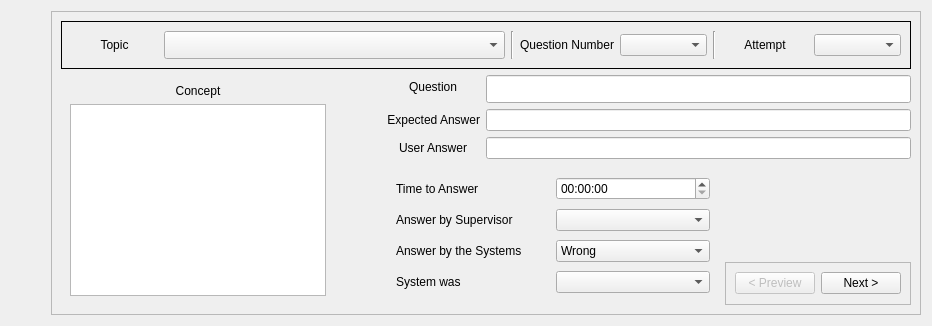
          <widget class="QWidget" name="tab_17">
           <attribute name="title">
            <string>Topics Validation</string>
           </attribute>
           <layout class="QGridLayout" name="gridLayout_60">
            <item row="1" column="0">
             <spacer name="horizontalSpacer_29">
              <property name="orientation">
               <enum>Qt::Horizontal</enum>
              </property>
              <property name="sizeHint" stdset="0">
               <size>
                <width>40</width>
                <height>20</height>
               </size>
              </property>
             </spacer>
            </item>
            <item row="0" column="1" rowspan="2" colspan="3">
             <widget class="QFrame" name="frame_75">
              <property name="frameShape">
               <enum>QFrame::StyledPanel</enum>
              </property>
              <property name="frameShadow">
               <enum>QFrame::Raised</enum>
              </property>
              <layout class="QGridLayout" name="gridLayout_61">
               <item row="1" column="2" colspan="3">
                <layout class="QFormLayout" name="formLayout_2">
                 <property name="fieldGrowthPolicy">
                  <enum>QFormLayout::AllNonFixedFieldsGrow</enum>
                 </property>
                 <property name="labelAlignment">
                  <set>Qt::AlignCenter</set>
                 </property>
                 <property name="formAlignment">
                  <set>Qt::AlignHCenter|Qt::AlignTop</set>
                 </property>
                 <item row="0" column="0">
                  <widget class="QLabel" name="label_185">
                   <property name="text">
                    <string>Question</string>
                   </property>
                   <property name="alignment">
                    <set>Qt::AlignRight|Qt::AlignTrailing|Qt::AlignVCenter</set>
                   </property>
                  </widget>
                 </item>
                 <item row="0" column="1">
                  <widget class="QLineEdit" name="eval_quest_lineEdit">
                   <property name="minimumSize">
                    <size>
                     <width>425</width>
                     <height>28</height>
                    </size>
                   </property>
                  </widget>
                 </item>
                 <item row="1" column="0">
                  <widget class="QLabel" name="label_186">
                   <property name="text">
                    <string>Expected Answer</string>
                   </property>
                   <property name="alignment">
                    <set>Qt::AlignRight|Qt::AlignTrailing|Qt::AlignVCenter</set>
                   </property>
                  </widget>
                 </item>
                 <item row="1" column="1">
                  <widget class="QLineEdit" name="eval_exp_lineEdit"/>
                 </item>
                 <item row="2" column="0">
                  <widget class="QLabel" name="label_187">
                   <property name="text">
                    <string>User Answer</string>
                   </property>
                   <property name="alignment">
                    <set>Qt::AlignCenter</set>
                   </property>
                  </widget>
                 </item>
                 <item row="2" column="1">
                  <widget class="QLineEdit" name="eval_gave_ans_lineEdit"/>
                 </item>
                </layout>
               </item>
               <item row="0" column="0" colspan="5">
                <widget class="QFrame" name="horizontalFrame">
                 <property name="frameShape">
                  <enum>QFrame::Panel</enum>
                 </property>
                 <layout class="QHBoxLayout" name="horizontalLayout_17">
                  <item>
                   <widget class="QLabel" name="label_165">
                    <property name="text">
                     <string>Topic</string>
                    </property>
                    <property name="alignment">
                     <set>Qt::AlignCenter</set>
                    </property>
                   </widget>
                  </item>
                  <item>
                   <widget class="QComboBox" name="eval_topic_comboBox">
                    <property name="minimumSize">
                     <size>
                      <width>341</width>
                      <height>28</height>
                     </size>
                    </property>
                    <property name="editable">
                     <bool>false</bool>
                    </property>
                   </widget>
                  </item>
                  <item>
                   <widget class="Line" name="line_16">
                    <property name="orientation">
                     <enum>Qt::Vertical</enum>
                    </property>
                   </widget>
                  </item>
                  <item>
                   <widget class="QLabel" name="label_182">
                    <property name="text">
                     <string>Question Number</string>
                    </property>
                    <property name="alignment">
                     <set>Qt::AlignCenter</set>
                    </property>
                   </widget>
                  </item>
                  <item>
                   <widget class="QComboBox" name="eval_questions_comboBox"/>
                  </item>
                  <item>
                   <widget class="Line" name="line_17">
                    <property name="orientation">
                     <enum>Qt::Vertical</enum>
                    </property>
                   </widget>
                  </item>
                  <item>
                   <widget class="QLabel" name="label_183">
                    <property name="text">
                     <string>Attempt</string>
                    </property>
                    <property name="alignment">
                     <set>Qt::AlignCenter</set>
                    </property>
                   </widget>
                  </item>
                  <item>
                   <widget class="QComboBox" name="eval_att_comboBox"/>
                  </item>
                 </layout>
                </widget>
               </item>
               <item row="1" column="0" rowspan="4">
                <widget class="QFrame" name="verticalFrame">
                 <property name="minimumSize">
                  <size>
                   <width>258</width>
                   <height>218</height>
                  </size>
                 </property>
                 <layout class="QVBoxLayout" name="verticalLayout_15">
                  <item>
                   <widget class="QLabel" name="label_184">
                    <property name="maximumSize">
                     <size>
                      <width>256</width>
                      <height>18</height>
                     </size>
                    </property>
                    <property name="text">
                     <string>Concept</string>
                    </property>
                    <property name="alignment">
                     <set>Qt::AlignCenter</set>
                    </property>
                   </widget>
                  </item>
                  <item>
                   <widget class="QTextEdit" name="eval_concept_textField">
                    <property name="maximumSize">
                     <size>
                      <width>11111</width>
                      <height>11111</height>
                     </size>
                    </property>
                   </widget>
                  </item>
                 </layout>
                </widget>
               </item>
               <item row="4" column="1">
                <spacer name="horizontalSpacer_30">
                 <property name="orientation">
                  <enum>Qt::Horizontal</enum>
                 </property>
                 <property name="sizeHint" stdset="0">
                  <size>
                   <width>40</width>
                   <height>20</height>
                  </size>
                 </property>
                </spacer>
               </item>
               <item row="2" column="2" rowspan="3" colspan="2">
                <widget class="QWidget" name="widget_4" native="true">
                 <layout class="QGridLayout" name="gridLayout_8">
                  <item row="1" column="1">
                   <widget class="QComboBox" name="eval_ans_sup_comboBox">
                    <item>
                     <property name="text">
                      <string/>
                     </property>
                    </item>
                    <item>
                     <property name="text">
                      <string>Wrong</string>
                     </property>
                     <property name="icon">
                      <iconset>
                       <selectedon>:/imgs/wrong.png</selectedon>
                      </iconset>
                     </property>
                    </item>
                    <item>
                     <property name="text">
                      <string>Correct</string>
                     </property>
                     <property name="icon">
                      <iconset>
                       <selectedon>:/imgs/correct.jpg</selectedon>
                      </iconset>
                     </property>
                    </item>
                   </widget>
                  </item>
                  <item row="2" column="0">
                   <widget class="QLabel" name="label_188">
                    <property name="text">
                     <string>Answer by the Systems</string>
                    </property>
                   </widget>
                  </item>
                  <item row="2" column="1">
                   <widget class="QComboBox" name="eval_ans_sys_comboBox">
                    <item>
                     <property name="text">
                      <string>Wrong</string>
                     </property>
                     <property name="icon">
                      <iconset>
                       <selectedon>:/imgs/wrong.png</selectedon>
                      </iconset>
                     </property>
                    </item>
                    <item>
                     <property name="text">
                      <string>Correct</string>
                     </property>
                     <property name="icon">
                      <iconset>
                       <selectedon>:/imgs/correct.jpg</selectedon>
                      </iconset>
                     </property>
                    </item>
                   </widget>
                  </item>
                  <item row="4" column="0">
                   <widget class="QLabel" name="label_190">
                    <property name="text">
                     <string>System was</string>
                    </property>
                   </widget>
                  </item>
                  <item row="4" column="1">
                   <widget class="QComboBox" name="eval_sys_was_comboBox">
                    <item>
                     <property name="text">
                      <string/>
                     </property>
                    </item>
                    <item>
                     <property name="text">
                      <string>Wrong</string>
                     </property>
                     <property name="icon">
                      <iconset>
                       <selectedon>:/imgs/wrong.png</selectedon>
                      </iconset>
                     </property>
                    </item>
                    <item>
                     <property name="text">
                      <string>Correct</string>
                     </property>
                     <property name="icon">
                      <iconset>
                       <selectedon>:/imgs/correct.jpg</selectedon>
                      </iconset>
                     </property>
                    </item>
                   </widget>
                  </item>
                  <item row="1" column="0">
                   <widget class="QLabel" name="label_189">
                    <property name="text">
                     <string>Answer by Supervisor</string>
                    </property>
                   </widget>
                  </item>
                  <item row="0" column="0">
                   <widget class="QLabel" name="label_191">
                    <property name="text">
                     <string>Time to Answer</string>
                    </property>
                   </widget>
                  </item>
                  <item row="0" column="1">
                   <widget class="QTimeEdit" name="eval_time2ans"/>
                  </item>
                 </layout>
                </widget>
               </item>
               <item row="2" column="4">
                <widget class="QLabel" name="label_192">
                 <property name="text">
                  <string/>
                 </property>
                 <property name="pixmap">
                  <pixmap resource="imgs.qrc">:/imgs/no-image-icon-11.PNG</pixmap>
                 </property>
                 <property name="scaledContents">
                  <bool>true</bool>
                 </property>
                </widget>
               </item>
               <item row="4" column="4">
                <widget class="QFrame" name="frame_6">
                 <property name="frameShape">
                  <enum>QFrame::StyledPanel</enum>
                 </property>
                 <property name="frameShadow">
                  <enum>QFrame::Raised</enum>
                 </property>
                 <layout class="QHBoxLayout" name="horizontalLayout_20">
                  <item>
                   <widget class="QPushButton" name="pushButton_5">
                    <property name="enabled">
                     <bool>false</bool>
                    </property>
                    <property name="text">
                     <string>&lt; Preview</string>
                    </property>
                   </widget>
                  </item>
                  <item>
                   <widget class="QPushButton" name="pushButton">
                    <property name="text">
                     <string>Next &gt;</string>
                    </property>
                   </widget>
                  </item>
                 </layout>
                </widget>
               </item>
              </layout>
             </widget>
            </item>
           </layout>
          </widget>
